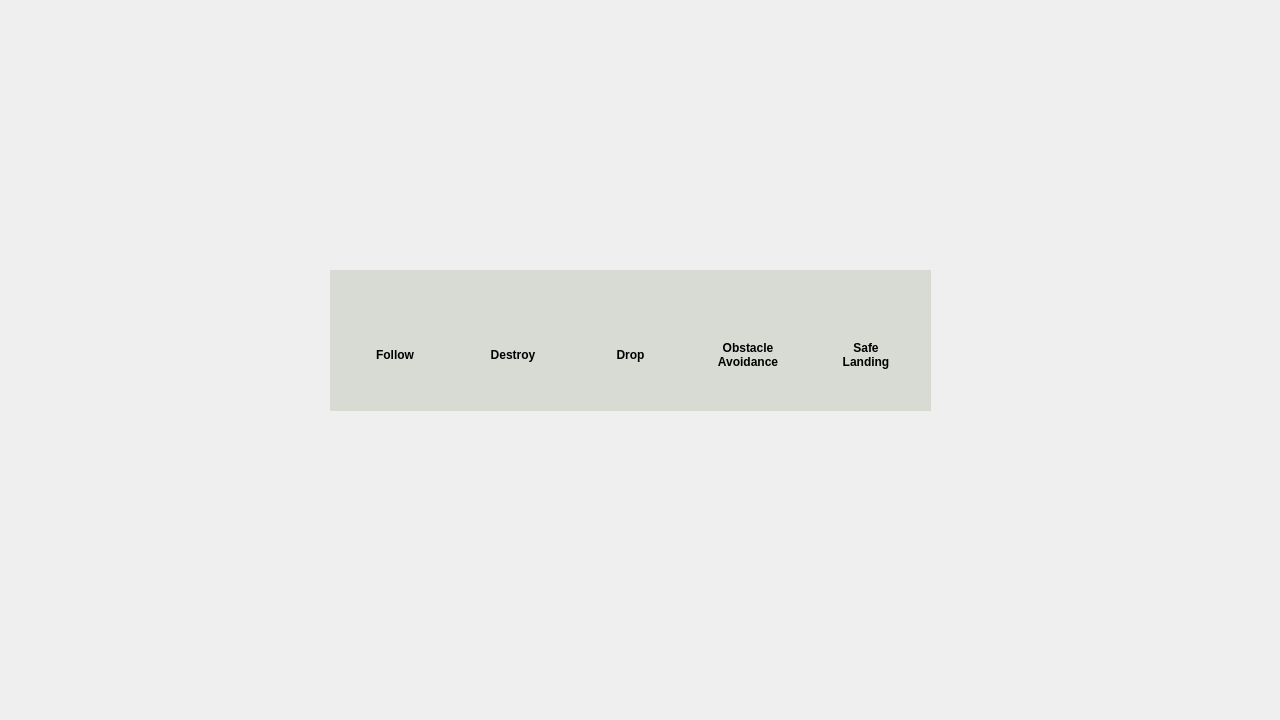
<?xml version="1.0" encoding="UTF-8"?>
<ui version="4.0">
 <class>Form</class>
 <widget class="QWidget" name="Form">
  <property name="geometry">
   <rect>
    <x>0</x>
    <y>0</y>
    <width>1280</width>
    <height>720</height>
   </rect>
  </property>
  <property name="windowTitle">
   <string>Form</string>
  </property>
  <widget class="QFrame" name="navi_setting_panel">
   <property name="geometry">
    <rect>
     <x>330</x>
     <y>270</y>
     <width>601</width>
     <height>141</height>
    </rect>
   </property>
   <property name="styleSheet">
    <string notr="true">background-color: rgba(211, 215, 207,0.85);</string>
   </property>
   <layout class="QHBoxLayout" name="horizontalLayout_3">
    <item>
     <widget class="QWidget" name="widget_2" native="true">
      <property name="styleSheet">
       <string notr="true">background-color: transparent;</string>
      </property>
      <layout class="QVBoxLayout" name="verticalLayout_2">
       <item>
        <widget class="QPushButton" name="follow_button">
         <property name="styleSheet">
          <string notr="true">background-color: transparent;</string>
         </property>
         <property name="text">
          <string/>
         </property>
         <property name="icon">
          <iconset resource="../resource.qrc">
           <normaloff>:/kirins/icon/system/follow.png</normaloff>:/kirins/icon/system/follow.png</iconset>
         </property>
         <property name="iconSize">
          <size>
           <width>55</width>
           <height>55</height>
          </size>
         </property>
         <property name="checkable">
          <bool>true</bool>
         </property>
         <property name="flat">
          <bool>true</bool>
         </property>
        </widget>
       </item>
       <item>
        <widget class="QLabel" name="follow_label">
         <property name="font">
          <font>
           <weight>75</weight>
           <bold>true</bold>
          </font>
         </property>
         <property name="styleSheet">
          <string notr="true">background-color: transparent;</string>
         </property>
         <property name="text">
          <string>Follow</string>
         </property>
         <property name="alignment">
          <set>Qt::AlignCenter</set>
         </property>
        </widget>
       </item>
      </layout>
     </widget>
    </item>
    <item>
     <widget class="QWidget" name="widget_3" native="true">
      <property name="styleSheet">
       <string notr="true">background-color: transparent;</string>
      </property>
      <layout class="QVBoxLayout" name="verticalLayout_3">
       <item>
        <widget class="QPushButton" name="destroy_button">
         <property name="styleSheet">
          <string notr="true">background-color: transparent;</string>
         </property>
         <property name="text">
          <string/>
         </property>
         <property name="icon">
          <iconset resource="../resource.qrc">
           <normaloff>:/kirins/icon/system/destroy.png</normaloff>:/kirins/icon/system/destroy.png</iconset>
         </property>
         <property name="iconSize">
          <size>
           <width>55</width>
           <height>55</height>
          </size>
         </property>
         <property name="checkable">
          <bool>true</bool>
         </property>
         <property name="flat">
          <bool>true</bool>
         </property>
        </widget>
       </item>
       <item>
        <widget class="QLabel" name="destroy_label">
         <property name="font">
          <font>
           <weight>75</weight>
           <bold>true</bold>
          </font>
         </property>
         <property name="styleSheet">
          <string notr="true">background-color: transparent;</string>
         </property>
         <property name="text">
          <string>Destroy</string>
         </property>
         <property name="alignment">
          <set>Qt::AlignCenter</set>
         </property>
         <property name="wordWrap">
          <bool>true</bool>
         </property>
        </widget>
       </item>
      </layout>
     </widget>
    </item>
    <item>
     <widget class="QWidget" name="widget_4" native="true">
      <property name="styleSheet">
       <string notr="true">background-color: transparent;</string>
      </property>
      <layout class="QVBoxLayout" name="verticalLayout_4">
       <item>
        <widget class="QPushButton" name="drop_button">
         <property name="styleSheet">
          <string notr="true">background-color: transparent;</string>
         </property>
         <property name="text">
          <string/>
         </property>
         <property name="icon">
          <iconset resource="../resource.qrc">
           <normaloff>:/kirins/icon/system/drop.png</normaloff>:/kirins/icon/system/drop.png</iconset>
         </property>
         <property name="iconSize">
          <size>
           <width>55</width>
           <height>55</height>
          </size>
         </property>
         <property name="checkable">
          <bool>true</bool>
         </property>
         <property name="flat">
          <bool>true</bool>
         </property>
        </widget>
       </item>
       <item>
        <widget class="QLabel" name="drop_label">
         <property name="font">
          <font>
           <weight>75</weight>
           <bold>true</bold>
          </font>
         </property>
         <property name="styleSheet">
          <string notr="true">background-color: transparent;</string>
         </property>
         <property name="text">
          <string>Drop</string>
         </property>
         <property name="alignment">
          <set>Qt::AlignCenter</set>
         </property>
         <property name="wordWrap">
          <bool>true</bool>
         </property>
        </widget>
       </item>
      </layout>
     </widget>
    </item>
    <item>
     <widget class="QWidget" name="widget_5" native="true">
      <property name="styleSheet">
       <string notr="true">background-color: transparent;</string>
      </property>
      <layout class="QVBoxLayout" name="verticalLayout_5">
       <item>
        <widget class="QPushButton" name="obstacle_button">
         <property name="styleSheet">
          <string notr="true">background-color: transparent;</string>
         </property>
         <property name="text">
          <string/>
         </property>
         <property name="icon">
          <iconset resource="../resource.qrc">
           <normaloff>:/kirins/icon/system/obstacle.png</normaloff>:/kirins/icon/system/obstacle.png</iconset>
         </property>
         <property name="iconSize">
          <size>
           <width>55</width>
           <height>55</height>
          </size>
         </property>
         <property name="checkable">
          <bool>true</bool>
         </property>
         <property name="flat">
          <bool>true</bool>
         </property>
        </widget>
       </item>
       <item>
        <widget class="QLabel" name="obstacle_label">
         <property name="font">
          <font>
           <weight>75</weight>
           <bold>true</bold>
          </font>
         </property>
         <property name="styleSheet">
          <string notr="true">background-color: transparent;</string>
         </property>
         <property name="text">
          <string>Obstacle
Avoidance</string>
         </property>
         <property name="alignment">
          <set>Qt::AlignCenter</set>
         </property>
         <property name="wordWrap">
          <bool>true</bool>
         </property>
        </widget>
       </item>
      </layout>
     </widget>
    </item>
    <item>
     <widget class="QWidget" name="widget_6" native="true">
      <property name="styleSheet">
       <string notr="true">background-color: transparent;</string>
      </property>
      <layout class="QVBoxLayout" name="verticalLayout_6">
       <item>
        <widget class="QPushButton" name="safe_button">
         <property name="styleSheet">
          <string notr="true">background-color: transparent;</string>
         </property>
         <property name="text">
          <string/>
         </property>
         <property name="icon">
          <iconset resource="../resource.qrc">
           <normaloff>:/kirins/icon/system/safe.png</normaloff>:/kirins/icon/system/safe.png</iconset>
         </property>
         <property name="iconSize">
          <size>
           <width>55</width>
           <height>55</height>
          </size>
         </property>
         <property name="checkable">
          <bool>true</bool>
         </property>
         <property name="flat">
          <bool>true</bool>
         </property>
        </widget>
       </item>
       <item>
        <widget class="QLabel" name="safe_label">
         <property name="font">
          <font>
           <weight>75</weight>
           <bold>true</bold>
          </font>
         </property>
         <property name="styleSheet">
          <string notr="true">background-color: transparent;</string>
         </property>
         <property name="text">
          <string>Safe
Landing</string>
         </property>
         <property name="alignment">
          <set>Qt::AlignCenter</set>
         </property>
         <property name="wordWrap">
          <bool>true</bool>
         </property>
        </widget>
       </item>
      </layout>
     </widget>
    </item>
   </layout>
  </widget>
 </widget>
 <resources>
  <include location="../resource.qrc"/>
 </resources>
 <connections/>
</ui>
